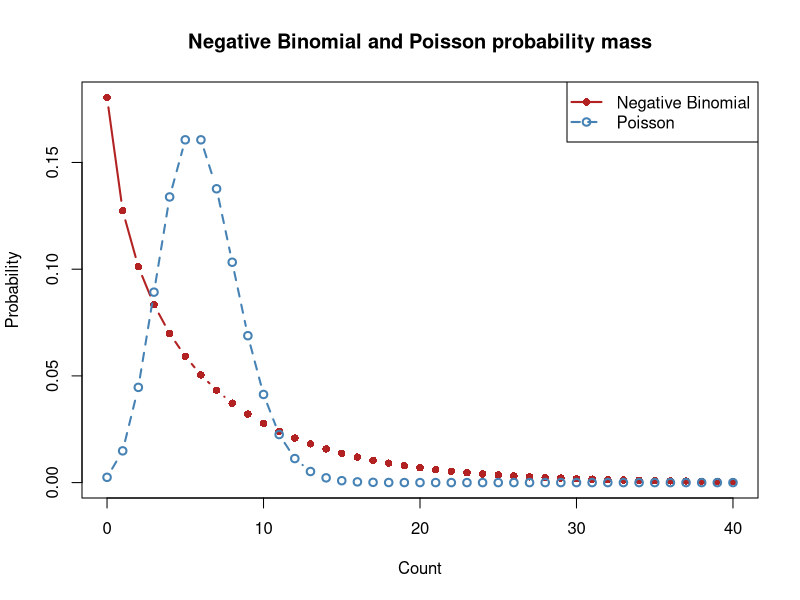
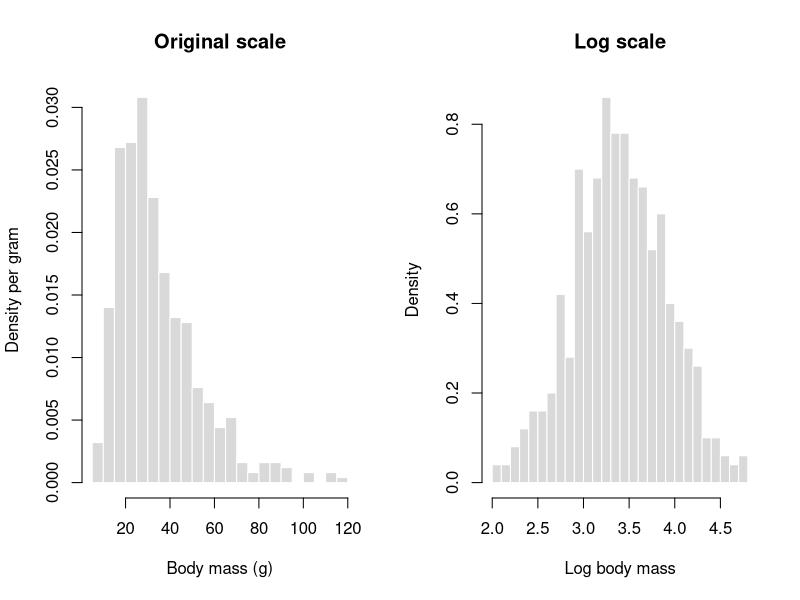
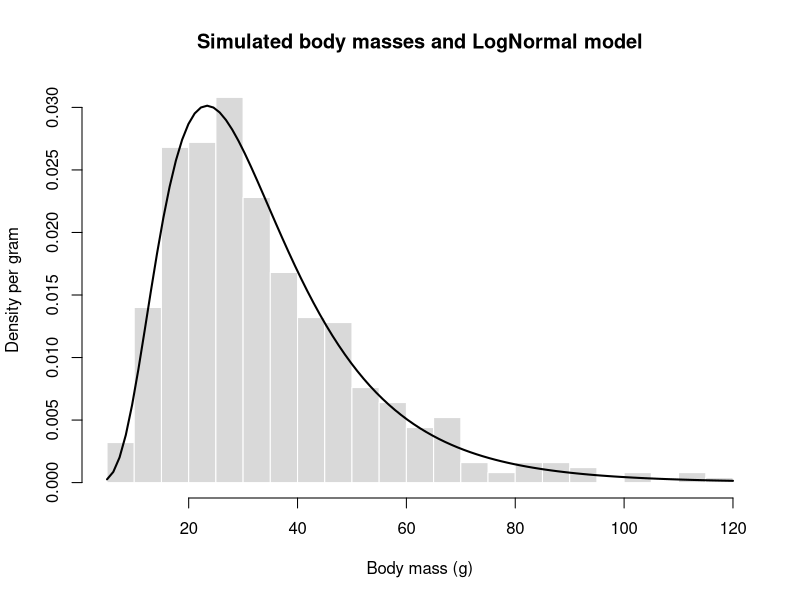
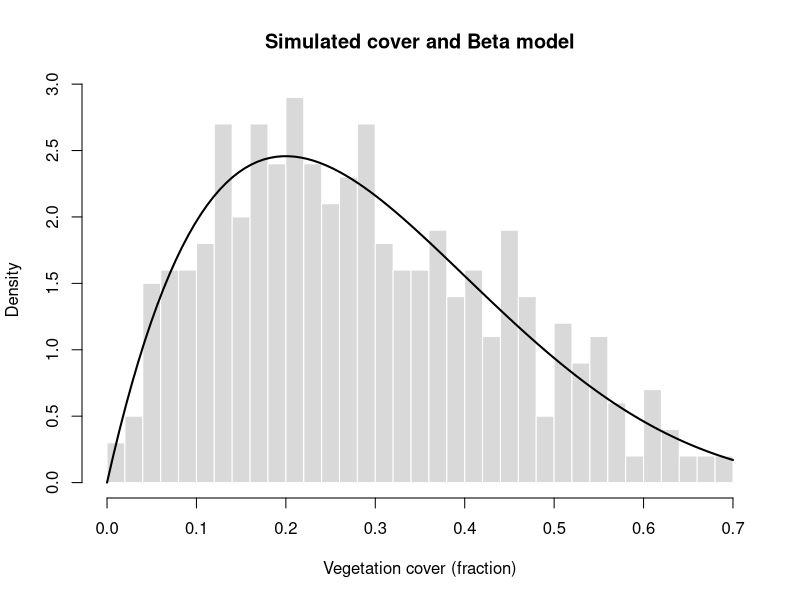

Write R code to recreate these figures, in order.
## ---- chunk 1
data(InsectSprays, package = "datasets")

pooled_mean = mean(InsectSprays$count)
pooled_variance = var(InsectSprays$count)

c(
  mean = pooled_mean,
  variance = pooled_variance,
  dispersion_ratio = pooled_variance / pooled_mean
)
## ---- chunk 2
library(dplyr)

spray_groups = group_by(InsectSprays, spray)

spray_summary = summarise(
  spray_groups,
  n = n(),
  mean = mean(count),
  variance = var(count),
  dispersion_ratio = variance / mean,
  .groups = "drop"
)

spray_summary
## ---- chunk 3
mu = 6
k = 0.8

x_theory = 0:1000
probability = dnbinom(x_theory, size = k, mu = mu)

c(
  probability_sum = sum(probability),
  weighted_mean = sum(x_theory * probability),
  weighted_variance = sum((x_theory - mu)^2 * probability)
)
## ---- chunk 4
set.seed(123)

sample_counts = rnbinom(
  n = 500,
  size = k,
  mu = mu
)
## ---- chunk 5
sample_mean = mean(sample_counts)
sample_variance = mean((sample_counts - sample_mean)^2)

c(
  mean = sample_mean,
  empirical_variance = sample_variance,
  variance_mean_ratio = sample_variance / sample_mean,
  variance_using_var = var(sample_counts)
)
## ---- chunk 6
x = 0:40

negative_binomial_mass = dnbinom(x, size = k, mu = mu)
poisson_mass = dpois(x, lambda = mu)

matplot(
  x,
  cbind(negative_binomial_mass, poisson_mass),
  type = "b",
  pch = c(16, 1),
  lty = c(1, 2),
  lwd = 2,
  col = c("firebrick", "steelblue"),
  xlab = "Count",
  ylab = "Probability",
  main = "Negative Binomial and Poisson probability mass"
)

legend(
  "topright",
  legend = c("Negative Binomial", "Poisson"),
  col = c("firebrick", "steelblue"),
  pch = c(16, 1),
  lty = c(1, 2),
  lwd = 2
)
## ---- chunk 7
# Parameters of the model on the log scale
mass_meanlog = log(30)
mass_sdlog = 0.5

# Median and mean of body mass on the original scale (in grams)
median_mass = exp(mass_meanlog)
mean_mass = exp(mass_meanlog + mass_sdlog^2 / 2)

c(median_g = median_mass, mean_g = mean_mass)
## ---- chunk 8
# Probability of a body mass above 50 g (upper tail)
prob_over_50 = plnorm(
  q = 50, meanlog = mass_meanlog, sdlog = mass_sdlog,
  lower.tail = FALSE
)

# Body mass at a cumulative probability of 0.95
mass_95 = qlnorm(p = 0.95, meanlog = mass_meanlog, sdlog = mass_sdlog)

c(prob_over_50 = prob_over_50, percentile_95_g = mass_95)
## ---- chunk 9
# Simulate 500 body masses (in grams) with the seed given in the exercise
set.seed(seed = 202)
body_mass = rlnorm(n = 500, meanlog = mass_meanlog, sdlog = mass_sdlog)

# Draw the two histograms side by side and restore the graphics settings afterwards
old_par = par(no.readonly = TRUE)
par(mfrow = c(1, 2))

hist(
  x = body_mass, breaks = 25, probability = TRUE,
  col = "grey85", border = "white",
  xlab = "Body mass (g)", ylab = "Density per gram",
  main = "Original scale"
)

hist(
  x = log(body_mass), breaks = 25, probability = TRUE,
  col = "grey85", border = "white",
  xlab = "Log body mass", ylab = "Density",
  main = "Log scale"
)

par(old_par)
## ---- chunk 10
hist(
  x = body_mass, breaks = 25, probability = TRUE,
  col = "grey85", border = "white",
  xlab = "Body mass (g)", ylab = "Density per gram",
  main = "Simulated body masses and LogNormal model"
)

# Add the density of the model that generated the sample
curve(
  dlnorm(x = x, meanlog = mass_meanlog, sdlog = mass_sdlog),
  add = TRUE, lwd = 2
)
## ---- chunk 11
# Shape parameters of the Beta model
cover_a = 2
cover_b = 5

# Mean and variance of the cover fraction
mean_cover = cover_a / (cover_a + cover_b)
variance_cover = cover_a * cover_b /
  ((cover_a + cover_b)^2 * (cover_a + cover_b + 1))

c(mean_fraction = mean_cover,
  mean_percent = 100 * mean_cover,
  variance = variance_cover)
## ---- chunk 12
# Probability of a cover fraction below 0.20
prob_below_20_percent = pbeta(
  q = 0.20, shape1 = cover_a, shape2 = cover_b
)

# Cover fraction at a cumulative probability of 0.95
cover_95 = qbeta(p = 0.95, shape1 = cover_a, shape2 = cover_b)

c(prob_below_20_percent = prob_below_20_percent,
  percentile_95_fraction = cover_95)
## ---- chunk 13
# Simulate 500 cover fractions with the seed given in the exercise
set.seed(seed = 303)
cover_fraction = rbeta(n = 500, shape1 = cover_a, shape2 = cover_b)

# Histogram on the density scale so that it is comparable to the curve
hist(
  x = cover_fraction, breaks = 25, probability = TRUE,
  col = "grey85", border = "white",
  xlab = "Vegetation cover (fraction)", ylab = "Density",
  main = "Simulated cover and Beta model"
)

# Add the density of the model that generated the sample
curve(
  dbeta(x = x, shape1 = cover_a, shape2 = cover_b),
  add = TRUE, lwd = 2
)
